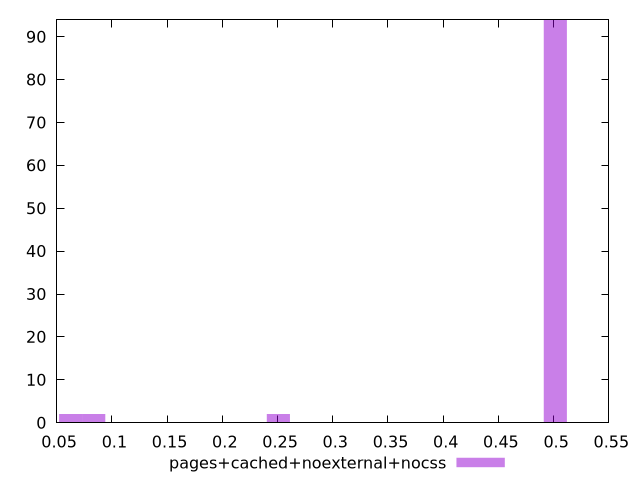

Generate this figure with gnuplot:
$_pagesCachedNoexternalNocss <<EOF
0.5015261307608398 94
0.06269076634510498 2
0.08358768846013997 2
0.2507630653804199 2
EOF
set key outside below
set terminal pngcairo
set output "report_00005_2020-11-02T22-26-11.212Z/cumulative-layout-shift/pages+cached+noexternal+nocss//hist.png"
set yrange [0:94]
set boxwidth 0.020896922115034994
set style fill transparent solid 0.5 noborder
plot $_pagesCachedNoexternalNocss title "pages+cached+noexternal+nocss" with boxes ,
